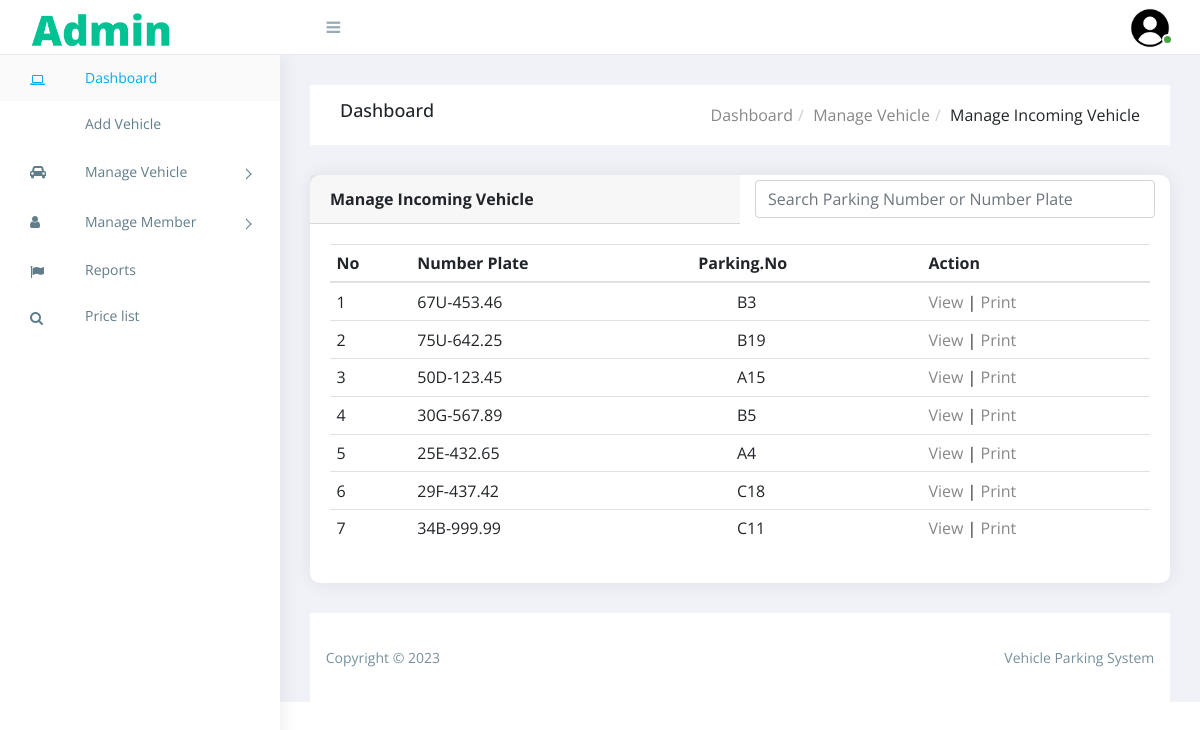
/incoming-vehicle.php (signed in), run on the app's committed database.
### tables this page shows
CREATE TABLE IF NOT EXISTS `vehicle` (
  `id` int(11) NOT NULL AUTO_INCREMENT,
  `number_plate` varchar(10) NOT NULL,
  `parking_number` varchar(10) NOT NULL,
  `in_time` timestamp NOT NULL DEFAULT CURRENT_TIMESTAMP,
  `out_time` timestamp NULL DEFAULT NULL,
  `parking_fee` int(6) DEFAULT NULL,
  `status` enum('0','1') NOT NULL DEFAULT '0',
  PRIMARY KEY (`id`)
);

### src/Database.php (called while the page is built, shortened)
<?php
    class Database
    {
        private string $host = "localhost";
        private string $user = "root";
        private string $pass = "";
        private string $dbname = "parking";
        public function connection(): mysqli
        {
            $conn = new mysqli($this->host, $this->user, $this->pass, $this->dbname);
            $conn->query("SET names 'utf8'");
            return $conn;
        }
    }
?>

### src/Control.php (called while the page is built, shortened)
<?php
    class Control
    {
        private mysqli $conn;
        public function __construct(Database $conn)
        {
            $this->conn = $conn->connection();
        }
        public function viewPlate(string $plate)
        {
            $str = strtoupper($plate);
            $str = preg_replace('/[^0-9A-Z]/', '', $str);
            $str = preg_replace("/([0-9A-Z]{0,3})([0-9]{3})(.+)/", "$1-$2.$3", $str);
            return $str;
        }
        public function getIncoming()
        {
            $sql = "SELECT * FROM `vehicle` WHERE `status` = '0' ORDER BY `vehicle`.`in_time` DESC";
            $result = $this->conn->query($sql);
            return $result;
        }
    }
?>

### incoming-vehicle.php (the view, shortened to what this page needs)
<?php
    $conn = new Database();
    $vehicle = new Control($conn);
    $incoming = $vehicle->getIncoming();
?>
<!DOCTYPE html>
<html lang="en">
<head>
    <link rel="stylesheet" href="https://cdn.jsdelivr.net/npm/bootstrap@4.0.0/dist/css/bootstrap.min.css">
    <link rel="stylesheet" href="https://cdn.jsdelivr.net/gh/lykmapipo/themify-icons@0.1.2/css/themify-icons.css">
    <link rel="stylesheet" href="https://cdn.jsdelivr.net/npm/font-awesome@4.7.0/css/font-awesome.min.css">
    <link rel="stylesheet" href="https://cdn.jsdelivr.net/npm/pixeden-stroke-7-icon@1.2.3/pe-icon-7-stroke/dist/pe-icon-7-stroke.min.css">
    <link rel="stylesheet" href="assets/css/style.css">
</head>
<body>
    <?php
        if(isset($_SESSION['datnvSaid'])):
        include_once('assets/includes/sidebar.php');
        include_once('assets/includes/header.php');
    ?>
        <div class="breadcrumbs">
            <div class="breadcrumbs-inner">
                <div class="row m-0">
                    <div class="col-sm-4">
                        <div class="page-header float-left">
                            <div class="page-title">
                                <h1>Dashboard</h1>
                            </div>
                        </div>
                    </div>
                    <div class="col-sm-8">
                        <div class="page-header float-right">
                            <div class="page-title">
                                <ol class="breadcrumb text-right">
                                    <li><a href="index.php">Dashboard</a></li>
                                    <li><a href="incoming-vehicle.php">Manage Vehicle</a></li>
                                    <li class="active">Manage Incoming Vehicle</li>
                                </ol>
                            </div>
                        </div>
                    </div>
                </div>
            </div>
        </div>
        <div class="content">
            <div class="animated fadeIn">
                <div class="row">
                    <div class="col-lg-12">
                        <div class="card">
                            <div class="row"  style="margin: 0;">
                                <div class="card-header col-lg-6">
                                    <strong class="card-title">Manage Incoming Vehicle</strong>
                                </div>
                                <div class="col">
                                    <input type="text" class="form-control" placeholder="Search Parking Number or Number Plate" id="search" oninput="SearchFunction()">
                                </div>
                            </div>
                            <div class="card-body">
                                <table class="table">
                                    <thead>
                                        <tr>
                                            <th>No</th>
                                            <th>Number Plate</th>
                                            <th>Parking.No</th>
                                            <th>Action</th>
                                        </tr>
                                    </thead>
                                    <tbody id="incoming-search">
                                        <?php
                                            $count = 1;
                                            while ($row = $incoming->fetch_assoc()) {
                                        ?>
                                        <tr>
                                            <td><?php echo $count; ?></td>
                                            <td><?php echo $vehicle->viewPlate($row['number_plate']); ?></td>
                                            <td style="padding-left:45px"><?php echo $row['parking_number']; ?></td>
                                            <td>
                                                <a href="view-incomingvehicle.php?viewId=<?php echo $row['id']; ?>">View</a> |
                                                <a href="print.php?vid=<?php echo $row['id']; ?>" style="cursor:pointer" target="_blank">Print</a>
                                            </td>
                                        </tr>
                                        <?php
                                            $count ++;
                                        } ?>
                                    </tbody>
                                </table>
                            </div>
                        </div>
                    </div>
                </div>
            </div>
        </div>
    <?php
        include_once('assets/includes/footer.php');
        else: echo "<script>window.location = 'login.php'</script>";
        endif;
    ?>
</body>
</html>

### assets/includes/sidebar.php (shortened to what this page needs)
<aside id="left-panel" class="left-panel">
     <nav class="navbar navbar-expand-sm navbar-default">
         <div id="main-menu" class="main-menu collapse navbar-collapse">
             <ul class="nav navbar-nav">
                 <li class="active">
                     <a href="index.php"><i class="menu-icon fa fa-laptop"></i>Dashboard </a>
                 </li>
                 <li>
                     <a href="add-vehicle.php"> <i class="menu-icon ti-email"></i>Add Vehicle </a>
                 </li>
                 <li class="menu-item-has-children dropdown">
                     <a href="#" class="dropdown-toggle" data-toggle="dropdown" aria-haspopup="true" aria-expanded="false"> <i class="menu-icon fa fa-car"></i>Manage Vehicle</a>
                 </li>
                 <li class="menu-item-has-children dropdown">
                     <a href="#" class="dropdown-toggle" data-toggle="dropdown" aria-haspopup="true" aria-expanded="false"> <i class="menu-icon fa fa-user"></i>Manage Member</a>
                 </li>
                 <li>
                     <a href="reports.php"> <i class="menu-icon fa fa-flag"></i>Reports</a>
                 </li>
                 <li>
                     <a href="price-list.php"> <i class="menu-icon fa fa-search"></i>Price list </a>
                 </li>
             </ul>
         </div>
     </nav>
 </aside>

### assets/includes/header.php (shortened to what this page needs)
<div id="right-panel" class="right-panel">
    <header id="header" class="header">
        <div class="top-left">
            <div class="navbar-header">
                <a class="navbar-brand" href="index.php"><img src="images/logo1.png" alt="Logo"></a>
                <a id="menuToggle" class="menutoggle"><i class="fa fa-bars"></i></a>
            </div>
        </div>
        <div class="top-right">
            <div class="header-menu">
                <div class="user-area dropdown float-right">
                    <a href="#" class="dropdown-toggle active" data-toggle="dropdown" aria-haspopup="true" aria-expanded="false">
                        <img class="user-avatar rounded-circle" src="images/images.png" alt="User Avatar">
                    </a>
                </div>
            </div>
        </div>
    </header>

### assets/includes/footer.php
<footer class="site-footer">
    <div class="footer-inner bg-white">
        <div class="row">
            <div class="col-sm-6">
                Copyright &copy; 2023
            </div>
            <div class="col-sm-6 text-right">
                Vehicle Parking System
            </div>
        </div>
    </div>
</footer>

### data on the page
vehicle: number_plate "67U-453.46", parking_number "B3"
vehicle: number_plate "75U-642.25", parking_number "B19"
vehicle: number_plate "50D-123.45", parking_number "A15"
vehicle: number_plate "30G-567.89", parking_number "B5"
vehicle: number_plate "25E-432.65", parking_number "A4"
vehicle: number_plate "29F-437.42", parking_number "C18"
vehicle: number_plate "34B-999.99", parking_number "C11"
